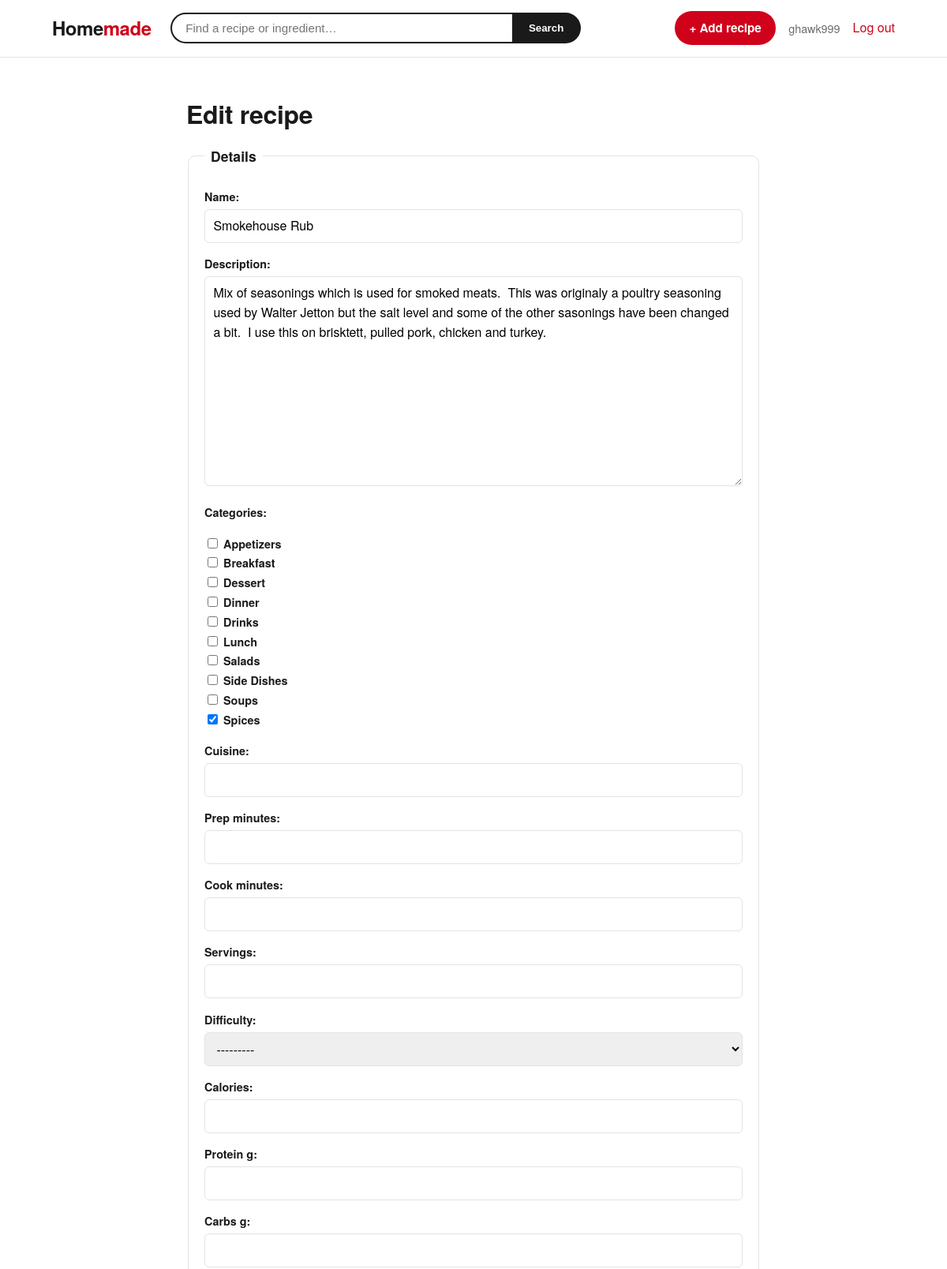
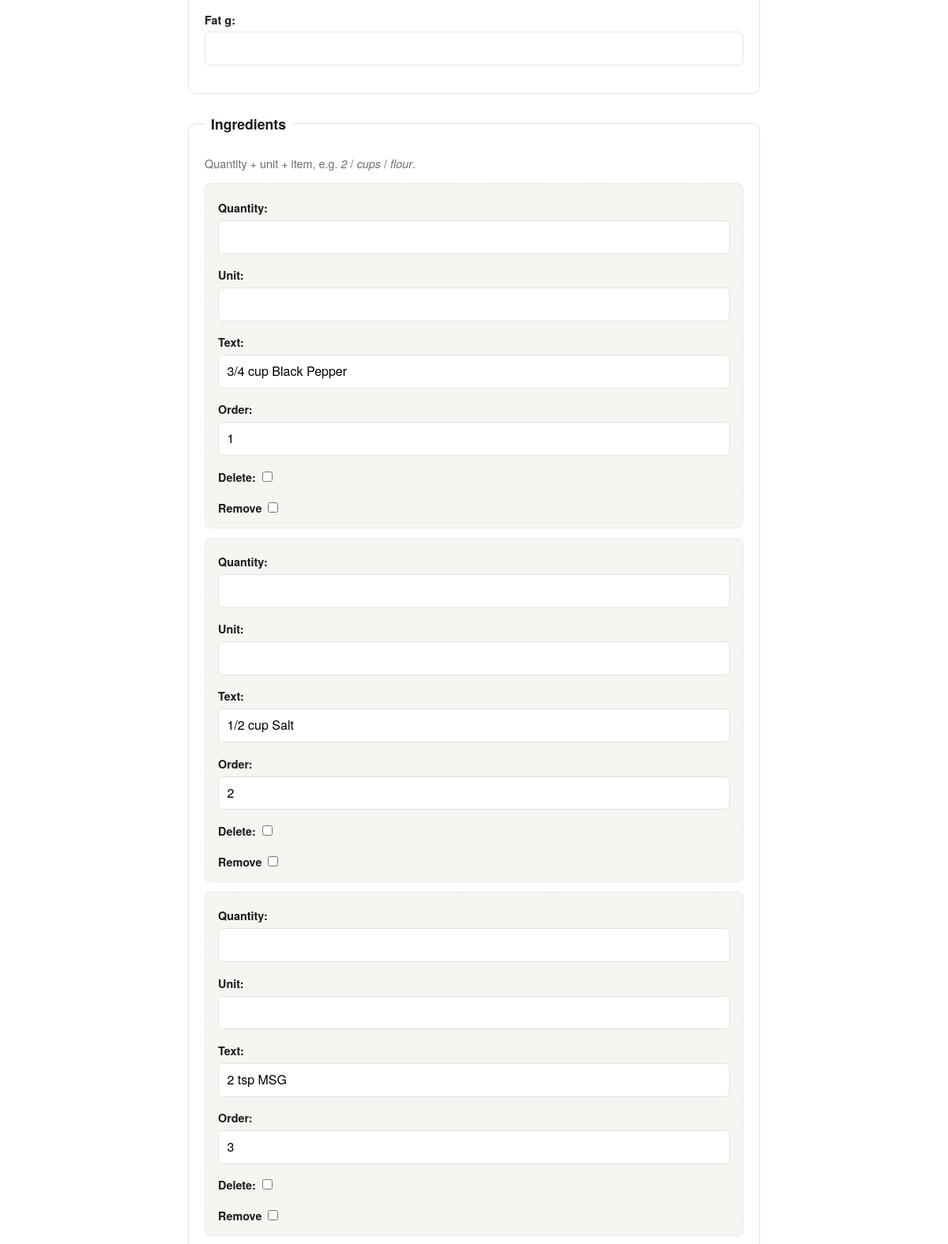
Screenshot of /recipes/4/edit/ (signed in, upper part) with the database file from the repository (2 pictures, top to bottom).
### accounts/models.py (models this page shows)
class User(AbstractUser):
    pass

### cookbook/models.py (models this page shows, shortened)
class Recipe(models.Model):
    class Difficulty(models.TextChoices):
        EASY = 'easy', 'Easy'
        MEDIUM = 'medium', 'Medium'
        HARD = 'hard', 'Hard'
    author = models.ForeignKey(
        settings.AUTH_USER_MODEL,
        on_delete=models.CASCADE,
        related_name='recipes',
    )
    name = models.CharField(max_length=200)
    description = models.TextField(blank=True)
    categories = models.ManyToManyField(
        Category, related_name='recipes', blank=True
    )
    cuisine = models.CharField(max_length=100, blank=True)
    prep_minutes = models.PositiveIntegerField(null=True, blank=True)
    cook_minutes = models.PositiveIntegerField(null=True, blank=True)
    servings = models.PositiveIntegerField(null=True, blank=True)
    difficulty = models.CharField(
        max_length=10, choices=Difficulty.choices, blank=True
    )
    calories = models.PositiveIntegerField(null=True, blank=True)
    protein_g = models.PositiveIntegerField(null=True, blank=True)
    carbs_g = models.PositiveIntegerField(null=True, blank=True)
    fat_g = models.PositiveIntegerField(null=True, blank=True)
    created_at = models.DateTimeField(auto_now_add=True)
    updated_at = models.DateTimeField(auto_now=True)
    class Meta:
        ordering = ['-created_at']

class Category(models.Model):
    name = models.CharField(max_length=100, unique=True)
    slug = models.SlugField(max_length=100, unique=True, blank=True)
    class Meta:
        ordering = ['name']
        verbose_name_plural = 'categories'
    def __str__(self):
        return self.name

### cookbook/views.py (the view)
# urls.py: path('recipes/<int:pk>/edit/', RecipeUpdateView.as_view(), name='recipe_update'),
class RecipeUpdateView(
    LoginRequiredMixin, UserPassesTestMixin, _RecipeFormsetMixin, UpdateView
):
    model = Recipe
    form_class = RecipeForm
    template_name = 'cookbook/recipe_form.html'
    def test_func(self):
        return self.get_object().author_id == self.request.user.id

### cookbook/forms.py
class RecipeForm(ModelForm):
    class Meta:
        model = Recipe
        fields = [
            'name',
            'description',
            'categories',
            'cuisine',
            'prep_minutes',
            'cook_minutes',
            'servings',
            'difficulty',
            'calories',
            'protein_g',
            'carbs_g',
            'fat_g',
        ]
        widgets = {
            'categories': CheckboxSelectMultiple,
        }

### cookbook/views.py (called while the page is built)
    def get_formsets(self, instance=None):
        post = self.request.POST or None
        files = self.request.FILES or None
        return {
            'ingredient_formset': IngredientFormSet(
                post, files, instance=instance, prefix='ingredients'
            ),
            'step_formset': StepFormSet(
                post, files, instance=instance, prefix='steps'
            ),
            'photo_formset': PhotoFormSet(
                post, files, instance=instance, prefix='photos'
            ),
        }

    def get_context_data(self, **kwargs):
        ctx = super().get_context_data(**kwargs)
        instance = getattr(self, 'object', None)
        if 'ingredient_formset' not in ctx:
            ctx.update(self.get_formsets(instance=instance))
        return ctx

### templates/cookbook/recipe_form.html (shortened to what this page needs)
{% extends 'base.html' %}
{% block main_class %}narrow{% endblock %}
{% block content %}
<h1>{% if object %}Edit recipe{% else %}Add a recipe{% endif %}</h1>
<form method="post" enctype="multipart/form-data" class="recipe-form">
    <fieldset>
        <legend>Details</legend>
        {{ form.as_p }}
    </fieldset>
    <fieldset class="formset" data-prefix="ingredients">
        <legend>Ingredients</legend>
        <p class="meta">Quantity + unit + item, e.g. <em>2</em> / <em>cups</em> / <em>flour</em>.</p>
        <div class="formset-forms">
            {% for fs_form in ingredient_formset %}
                <div class="formset-row">
                    {{ fs_form.as_p }}
                    {% if fs_form.instance.pk %}<label>Remove {{ fs_form.DELETE }}</label>{% endif %}
                </div>
            {% endfor %}
        </div>
    </fieldset>
</form>
{% endblock %}

### templates/base.html (shortened to what this page needs)
{% load static %}
<!doctype html>
<html lang="en">
<head>
</head>
<body>
<header class="site-header">
    <div class="site-header__bar">
        <a class="logo" href="{% url 'cookbook:recipe_list' %}">Home<span>made</span></a>
        <form class="search" method="get" action="{% url 'cookbook:recipe_list' %}" role="search">
            <input type="search" name="q" placeholder="Find a recipe or ingredient…"
                   value="{{ query|default:'' }}" aria-label="Search recipes">
            <button type="submit">Search</button>
        </form>
        <nav class="header-nav">
            {% if user.is_authenticated %}
                <a class="button" href="{% url 'cookbook:recipe_create' %}">+ Add recipe</a>
                <span class="who">{{ user.username }}</span>
                <form method="post" action="{% url 'logout' %}" style="margin:0">
                    <button type="submit" class="btn-link">Log out</button>
                </form>
            {% else %}
                <a href="{% url 'login' %}">Log in</a>
                <a class="button" href="{% url 'register' %}">Register</a>
            {% endif %}
        </nav>
    </div>
</header>
<main class="{% block main_class %}{% endblock %}">
    {% block content %}{% endblock %}
</main>
</body>
</html>

### templates/base.html (style rules this page uses)
:root { --accent: #d0021b; --accent-dark: #a80016; --ink: #1a1a1a; --muted: #6d6d6d; --line: #e3e3e3; --bg: #ffffff; --bg-soft: #f7f5f2; --radius: 10px; --shadow: 0 1px 3px rgba(0,0,0,.08), 0 6px 18px rgba(0,0,0,.05); }
* { box-sizing: border-box; }
body { font-family: "Helvetica Neue", Helvetica, Arial, sans-serif; margin: 0; color: var(--ink); background: var(--bg); line-height: 1.55; }
a { color: var(--accent); text-decoration: none; }
h1, h2, h3 { font-weight: 800; letter-spacing: -.01em; line-height: 1.15; }
.site-header { border-bottom: 1px solid var(--line); position: sticky; top: 0; background: var(--bg); z-index: 20; }
.site-header__bar { max-width: 1100px; margin: 0 auto; padding: .9rem 1rem; display: flex; align-items: center; gap: 1.5rem; }
.logo { font-size: 1.5rem; font-weight: 900; color: var(--ink); letter-spacing: -.02em; white-space: nowrap; }
.logo span { color: var(--accent); }
.search { flex: 1; display: flex; max-width: 520px; }
.search input { flex: 1; border: 2px solid var(--ink); border-right: 0; border-radius: 999px 0 0 999px; padding: .55rem 1.1rem; font-size: .95rem; outline: none; }
.search button { border: 2px solid var(--ink); background: var(--ink); color: #fff; border-radius: 0 999px 999px 0; padding: 0 1.2rem; font-weight: 700; cursor: pointer; }
.header-nav { display: flex; align-items: center; gap: 1rem; margin-left: auto; white-space: nowrap; }
.header-nav .who { color: var(--muted); font-size: .9rem; }
.btn-link { background: none; border: 0; color: var(--accent); padding: 0; cursor: pointer; font: inherit; }
main { max-width: 1100px; margin: 0 auto; padding: 2rem 1rem 4rem; }
.narrow { max-width: 760px; }
.button { display: inline-block; background: var(--accent); color: #fff; padding: .6rem 1.15rem; border: 0; border-radius: 999px; cursor: pointer; font-weight: 700; font-size: .95rem; }
.meta { color: var(--muted); font-size: .9rem; }

### templates/cookbook/recipe_form.html (style rules this page uses)
.recipe-form fieldset { border: 1px solid var(--line); border-radius: var(--radius); padding: 1.25rem; margin-bottom: 1.5rem; }
.recipe-form legend { font-weight: 800; padding: 0 .5rem; font-size: 1.1rem; }
.recipe-form label { font-weight: 600; font-size: .9rem; }
.recipe-form input[type=text], .recipe-form input[type=number], .recipe-form textarea, .recipe-form select, .recipe-form input[type=file] { width: 100%; padding: .5rem .65rem; border: 1px solid var(--line); border-radius: 6px; font: inherit; margin-top: .2rem; }
.recipe-form textarea { min-height: 90px; }
.recipe-form p { margin: .35rem 0 .9rem; }
.formset-row { border: 1px dashed var(--line); border-radius: 8px; padding: .75rem 1rem; margin-bottom: .75rem; background: var(--bg-soft); }

### rows the page displays
User: username "ghawk999"
Recipe: name "Smokehouse Rub", description "Mix of seasonings which is used for smoked meats. This was originaly a poultry seasoning used by Walter Jetton but the salt level and some of the other sasonings have been changed a bit. I use this on brisktett, pulled pork, chicken and turkey.", difficulty "---------"
